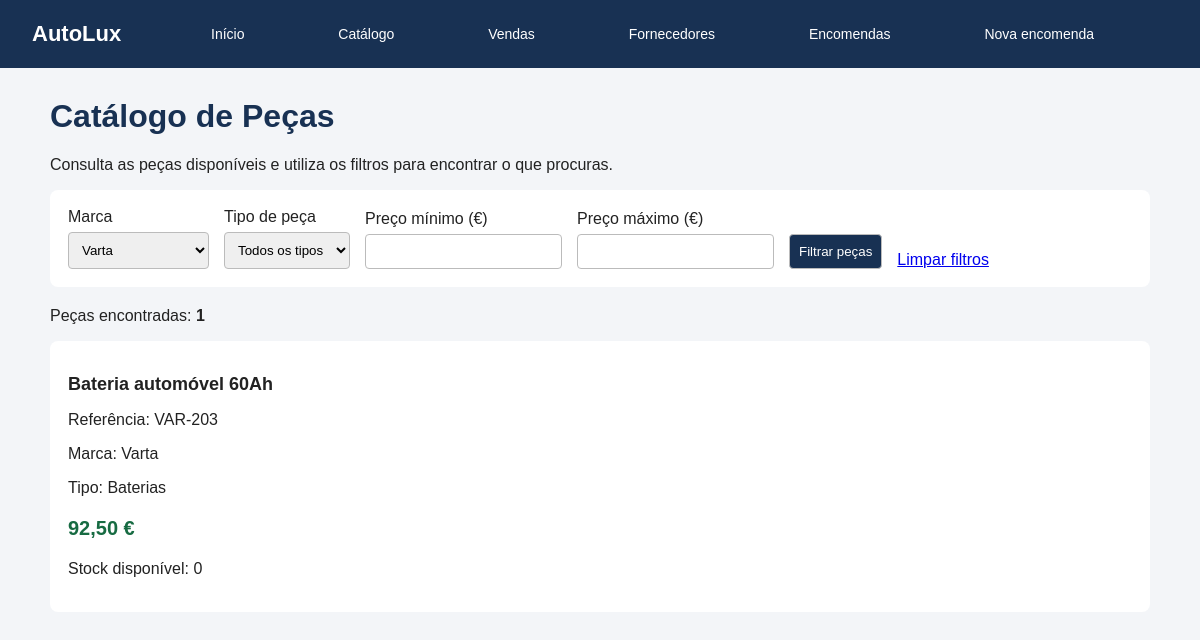
Screenshot of /catalogo.php?marca=Varta with the database file from the repository.
### tables this page shows
CREATE TABLE IF NOT EXISTS pecas (
    id INT AUTO_INCREMENT PRIMARY KEY,
    referencia VARCHAR(50) NOT NULL UNIQUE,
    nome VARCHAR(150) NOT NULL,
    marca VARCHAR(80) NOT NULL,
    fornecedor_id INT NULL,
    tipo VARCHAR(80) NOT NULL,
    preco DECIMAL(10,2) NOT NULL,
    stock INT NOT NULL DEFAULT 0
);

### catalogo.php (the view, shortened to what this page needs)
<?php
require_once __DIR__ . '/config/database.php';
$marca = trim($_GET['marca'] ?? '');
$precoMin = trim($_GET['preco_min'] ?? '');
$precoMax = trim($_GET['preco_max'] ?? '');
$sql = 'SELECT id, referencia, nome, marca, tipo, preco, stock
        FROM pecas
        WHERE 1 = 1';
$parametros = [];
if ($marca !== '') {
    $sql .= ' AND marca = :marca';
    $parametros['marca'] = $marca;
}
$sql .= ' ORDER BY nome ASC';
$stmt = $pdo->prepare($sql);
$stmt->execute($parametros);
$pecas = $stmt->fetchAll();
$marcas = $pdo->query(
    'SELECT DISTINCT marca FROM pecas ORDER BY marca'
)->fetchAll(PDO::FETCH_COLUMN);
function escapar($valor) {
    return htmlspecialchars((string) $valor, ENT_QUOTES, 'UTF-8');
}
?>
<!DOCTYPE html>
<html lang="pt">
<head>
    <link rel="stylesheet" href="assets/menu.css">
</head>
<body>
    <?php include __DIR__ . '/includes/menu.php'; ?>
    <main class="conteudo-pagina">
    <h1>Catálogo de Peças</h1>
    <p>Consulta as peças disponíveis e utiliza os filtros para encontrar o que procuras.</p>
    <form method="GET" action="catalogo.php">
        <div class="filtros">
            <div class="campo">
                <label for="marca">Marca</label>
                <select name="marca" id="marca">
                    <?php foreach ($marcas as $opcao): ?>
                        <option value="<?= escapar($opcao) ?>"
                            <?= $marca === $opcao ? 'selected' : '' ?>>
                            <?= escapar($opcao) ?>
                        </option>
                    <?php endforeach; ?>
                </select>
            </div>
            <div class="campo">
                <label for="tipo">Tipo de peça</label>
                <select name="tipo" id="tipo">
                    <option value="">Todos os tipos</option>
                </select>
            </div>
            <div class="campo">
                <label for="preco_min">Preço mínimo (€)</label>
                <input type="number" name="preco_min" id="preco_min"
                    min="0" step="0.01"
                    value="<?= escapar($precoMin) ?>">
            </div>
            <div class="campo">
                <label for="preco_max">Preço máximo (€)</label>
                <input type="number" name="preco_max" id="preco_max"
                    min="0" step="0.01"
                    value="<?= escapar($precoMax) ?>">
            </div>
            <button type="submit">Filtrar peças</button>
            <a href="catalogo.php">Limpar filtros</a>
        </div>
    </form>
    <p>Peças encontradas: <strong><?= count($pecas) ?></strong></p>
    <div class="pecas">
        <?php if (count($pecas) === 0): ?>
            <p>Não foram encontradas peças com os filtros selecionados.</p>
        <?php else: ?>
            <?php foreach ($pecas as $peca): ?>
                <article class="peca">
                    <h2><?= escapar($peca['nome']) ?></h2>
                    <p>Referência: <?= escapar($peca['referencia']) ?></p>
                    <p>Marca: <?= escapar($peca['marca']) ?></p>
                    <p>Tipo: <?= escapar($peca['tipo']) ?></p>
                    <p class="preco">
                        <?= number_format((float) $peca['preco'], 2, ',', '.') ?> €
                    </p>
                    <p>Stock disponível: <?= (int) $peca['stock'] ?></p>
                </article>
            <?php endforeach; ?>
        <?php endif; ?>
    </div>
    </main>
</body>
</html>

### catalogo.php (style rules this page uses)
* { box-sizing: border-box; }
body { margin: 0; padding: 0; width: 100%; max-width: none; font-family: Arial, sans-serif; background: #f3f5f8; color: #222; }
.conteudo-pagina { width: min(1100px, 92%); margin: 30px auto; }
h1 { color: #183153; }
form, .peca { background: white; padding: 18px; border-radius: 8px; margin-bottom: 20px; }
.filtros { display: flex; flex-wrap: wrap; gap: 15px; align-items: end; }
.campo { display: flex; flex-direction: column; gap: 6px; }
input, select, button { padding: 9px; border: 1px solid #bbb; border-radius: 4px; }
button { background: #183153; color: white; cursor: pointer; }
.pecas { display: grid; grid-template-columns: repeat(auto-fit, minmax(230px, 1fr)); gap: 15px; }
.peca h2 { font-size: 18px; }
.preco { font-size: 20px; font-weight: bold; color: #176b42; }

### rows the page displays
pecas: nome "Bateria automóvel 60Ah", referencia "VAR-203", marca "Varta", tipo "Baterias", preco "92,50", stock "0"

### other values shown
count($pecas) "1"
form field marca "Varta"
